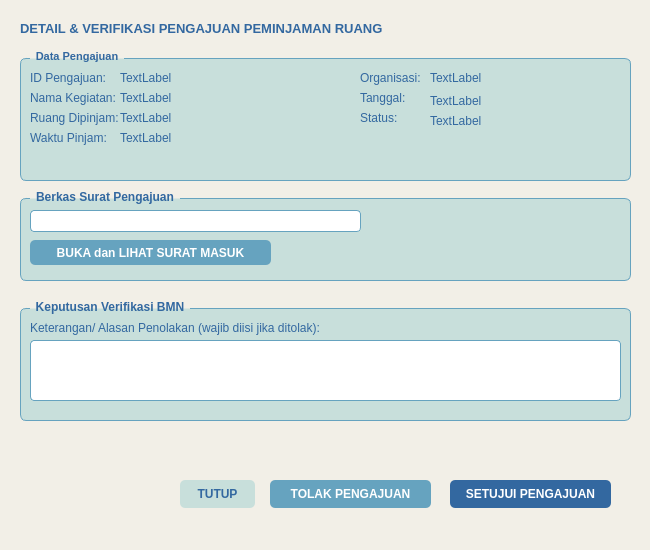
<?xml version="1.0" encoding="UTF-8"?>
<ui version="4.0">
 <class>Dialog</class>
 <widget class="QDialog" name="Dialog">
  <property name="geometry">
   <rect>
    <x>0</x>
    <y>0</y>
    <width>650</width>
    <height>550</height>
   </rect>
  </property>
  <property name="windowTitle">
   <string>Detail &amp; Verifikasi Pengajuan</string>
  </property>
  <property name="styleSheet">
   <string notr="true">QDialog#Dialog {
    background-color: #F2EFE7;
}</string>
  </property>
  <widget class="QLabel" name="label">
   <property name="geometry">
    <rect>
     <x>20</x>
     <y>20</y>
     <width>381</width>
     <height>16</height>
    </rect>
   </property>
   <property name="font">
    <font>
     <pointsize>10</pointsize>
     <weight>75</weight>
     <bold>true</bold>
    </font>
   </property>
   <property name="styleSheet">
    <string notr="true">color: #3368A0;</string>
   </property>
   <property name="text">
    <string>DETAIL &amp; VERIFIKASI PENGAJUAN PEMINJAMAN RUANG</string>
   </property>
  </widget>
  <widget class="QGroupBox" name="groupBox">
   <property name="geometry">
    <rect>
     <x>20</x>
     <y>50</y>
     <width>611</width>
     <height>131</height>
    </rect>
   </property>
   <property name="font">
    <font>
     <pointsize>8</pointsize>
     <weight>75</weight>
     <bold>true</bold>
    </font>
   </property>
   <property name="styleSheet">
    <string notr="true">QGroupBox {
    background-color: #C8DFDB;
    border: 1px solid #66A3BF;
    border-radius: 6px;
    margin-top: 8px;
    color: #3368A0;
}
QGroupBox::title {
    subcontrol-origin: margin;
    left: 10px;
    padding: 0 4px;
}
QLabel {
    color: #3368A0;
}</string>
   </property>
   <property name="title">
    <string>Data Pengajuan</string>
   </property>
   <widget class="QLabel" name="label_2">
    <property name="geometry">
     <rect>
      <x>10</x>
      <y>20</y>
      <width>81</width>
      <height>16</height>
     </rect>
    </property>
    <property name="text">
     <string>ID Pengajuan:</string>
    </property>
   </widget>
   <widget class="QLabel" name="label_3">
    <property name="geometry">
     <rect>
      <x>10</x>
      <y>40</y>
      <width>91</width>
      <height>16</height>
     </rect>
    </property>
    <property name="text">
     <string>Nama Kegiatan:</string>
    </property>
   </widget>
   <widget class="QLabel" name="label_4">
    <property name="geometry">
     <rect>
      <x>10</x>
      <y>60</y>
      <width>91</width>
      <height>16</height>
     </rect>
    </property>
    <property name="text">
     <string>Ruang Dipinjam:</string>
    </property>
   </widget>
   <widget class="QLabel" name="label_5">
    <property name="geometry">
     <rect>
      <x>10</x>
      <y>80</y>
      <width>91</width>
      <height>16</height>
     </rect>
    </property>
    <property name="text">
     <string>Waktu Pinjam:</string>
    </property>
   </widget>
   <widget class="QLabel" name="label_6">
    <property name="geometry">
     <rect>
      <x>100</x>
      <y>20</y>
      <width>201</width>
      <height>16</height>
     </rect>
    </property>
    <property name="text">
     <string>TextLabel</string>
    </property>
   </widget>
   <widget class="QLabel" name="label_7">
    <property name="geometry">
     <rect>
      <x>100</x>
      <y>40</y>
      <width>211</width>
      <height>16</height>
     </rect>
    </property>
    <property name="text">
     <string>TextLabel</string>
    </property>
   </widget>
   <widget class="QLabel" name="label_8">
    <property name="geometry">
     <rect>
      <x>100</x>
      <y>60</y>
      <width>221</width>
      <height>16</height>
     </rect>
    </property>
    <property name="text">
     <string>TextLabel</string>
    </property>
   </widget>
   <widget class="QLabel" name="label_9">
    <property name="geometry">
     <rect>
      <x>100</x>
      <y>80</y>
      <width>171</width>
      <height>16</height>
     </rect>
    </property>
    <property name="text">
     <string>TextLabel</string>
    </property>
   </widget>
   <widget class="QLabel" name="label_10">
    <property name="geometry">
     <rect>
      <x>340</x>
      <y>20</y>
      <width>71</width>
      <height>16</height>
     </rect>
    </property>
    <property name="text">
     <string>Organisasi:</string>
    </property>
   </widget>
   <widget class="QLabel" name="label_11">
    <property name="geometry">
     <rect>
      <x>340</x>
      <y>40</y>
      <width>51</width>
      <height>16</height>
     </rect>
    </property>
    <property name="text">
     <string>Tanggal:</string>
    </property>
   </widget>
   <widget class="QLabel" name="label_12">
    <property name="geometry">
     <rect>
      <x>340</x>
      <y>60</y>
      <width>51</width>
      <height>16</height>
     </rect>
    </property>
    <property name="text">
     <string>Status:</string>
    </property>
   </widget>
   <widget class="QLabel" name="label_13">
    <property name="geometry">
     <rect>
      <x>410</x>
      <y>20</y>
      <width>151</width>
      <height>16</height>
     </rect>
    </property>
    <property name="text">
     <string>TextLabel</string>
    </property>
   </widget>
   <widget class="QLabel" name="label_14">
    <property name="geometry">
     <rect>
      <x>410</x>
      <y>40</y>
      <width>181</width>
      <height>21</height>
     </rect>
    </property>
    <property name="text">
     <string>TextLabel</string>
    </property>
   </widget>
   <widget class="QLabel" name="label_15">
    <property name="geometry">
     <rect>
      <x>410</x>
      <y>60</y>
      <width>181</width>
      <height>21</height>
     </rect>
    </property>
    <property name="text">
     <string>TextLabel</string>
    </property>
   </widget>
  </widget>
  <widget class="QGroupBox" name="groupBox_2">
   <property name="geometry">
    <rect>
     <x>20</x>
     <y>190</y>
     <width>611</width>
     <height>91</height>
    </rect>
   </property>
   <property name="font">
    <font>
     <weight>75</weight>
     <bold>true</bold>
    </font>
   </property>
   <property name="styleSheet">
    <string notr="true">QGroupBox {
    background-color: #C8DFDB;
    border: 1px solid #66A3BF;
    border-radius: 6px;
    margin-top: 8px;
    color: #3368A0;
}
QGroupBox::title {
    subcontrol-origin: margin;
    left: 10px;
    padding: 0 4px;
}</string>
   </property>
   <property name="title">
    <string>Berkas Surat Pengajuan</string>
   </property>
   <widget class="QLineEdit" name="lineEdit">
    <property name="geometry">
     <rect>
      <x>10</x>
      <y>20</y>
      <width>331</width>
      <height>22</height>
     </rect>
    </property>
    <property name="styleSheet">
     <string notr="true">background-color: #FFFFFF;
border: 1px solid #66A3BF;
border-radius: 4px;
padding-left: 5px;</string>
    </property>
   </widget>
   <widget class="QPushButton" name="pushButton">
    <property name="geometry">
     <rect>
      <x>10</x>
      <y>50</y>
      <width>241</width>
      <height>25</height>
     </rect>
    </property>
    <property name="styleSheet">
     <string notr="true">QPushButton {
    background-color: #66A3BF;
    color: #FFFFFF;
    border-radius: 5px;
    font-weight: bold;
}
QPushButton:hover {
    background-color: #3368A0;
}</string>
    </property>
    <property name="text">
     <string>BUKA dan LIHAT SURAT MASUK</string>
    </property>
   </widget>
  </widget>
  <widget class="QGroupBox" name="groupBox_3">
   <property name="geometry">
    <rect>
     <x>20</x>
     <y>300</y>
     <width>611</width>
     <height>121</height>
    </rect>
   </property>
   <property name="font">
    <font>
     <weight>75</weight>
     <bold>true</bold>
    </font>
   </property>
   <property name="styleSheet">
    <string notr="true">QGroupBox {
    background-color: #C8DFDB;
    border: 1px solid #66A3BF;
    border-radius: 6px;
    margin-top: 8px;
    color: #3368A0;
}
QGroupBox::title {
    subcontrol-origin: margin;
    left: 10px;
    padding: 0 4px;
}
QLabel {
    color: #3368A0;
}</string>
   </property>
   <property name="title">
    <string>Keputusan Verifikasi BMN</string>
   </property>
   <widget class="QTextEdit" name="textEdit">
    <property name="geometry">
     <rect>
      <x>10</x>
      <y>40</y>
      <width>591</width>
      <height>61</height>
     </rect>
    </property>
    <property name="styleSheet">
     <string notr="true">background-color: #FFFFFF;
border: 1px solid #66A3BF;
border-radius: 4px;
padding: 4px;</string>
    </property>
   </widget>
   <widget class="QLabel" name="label_16">
    <property name="geometry">
     <rect>
      <x>10</x>
      <y>20</y>
      <width>291</width>
      <height>16</height>
     </rect>
    </property>
    <property name="text">
     <string>Keterangan/ Alasan Penolakan (wajib diisi jika ditolak):</string>
    </property>
   </widget>
  </widget>
  <widget class="QPushButton" name="pushButton_2">
   <property name="geometry">
    <rect>
     <x>180</x>
     <y>480</y>
     <width>75</width>
     <height>28</height>
    </rect>
   </property>
   <property name="styleSheet">
    <string notr="true">QPushButton {
    background-color: #C8DFDB;
    color: #3368A0;
    border-radius: 5px;
    font-weight: bold;
}
QPushButton:hover {
    background-color: #66A3BF;
    color: #FFFFFF;
}</string>
   </property>
   <property name="text">
    <string>TUTUP</string>
   </property>
   <property name="icon">
    <iconset>
     <normaloff>../icon/back-button.png</normaloff>../icon/back-button.png</iconset>
   </property>
  </widget>
  <widget class="QPushButton" name="pushButton_3">
   <property name="geometry">
    <rect>
     <x>270</x>
     <y>480</y>
     <width>161</width>
     <height>28</height>
    </rect>
   </property>
   <property name="styleSheet">
    <string notr="true">QPushButton {
    background-color: #66A3BF;
    color: #FFFFFF;
    border-radius: 5px;
    font-weight: bold;
}
QPushButton:hover {
    background-color: #3368A0;
}</string>
   </property>
   <property name="text">
    <string>TOLAK PENGAJUAN</string>
   </property>
   <property name="icon">
    <iconset>
     <normaloff>../icon/close.png</normaloff>../icon/close.png</iconset>
   </property>
  </widget>
  <widget class="QPushButton" name="pushButton_4">
   <property name="geometry">
    <rect>
     <x>450</x>
     <y>480</y>
     <width>161</width>
     <height>28</height>
    </rect>
   </property>
   <property name="styleSheet">
    <string notr="true">QPushButton {
    background-color: #3368A0;
    color: #FFFFFF;
    border-radius: 5px;
    font-weight: bold;
}
QPushButton:hover {
    background-color: #66A3BF;
}</string>
   </property>
   <property name="text">
    <string>SETUJUI PENGAJUAN</string>
   </property>
   <property name="icon">
    <iconset>
     <normaloff>../icon/resume.png</normaloff>../icon/resume.png</iconset>
   </property>
  </widget>
 </widget>
 <resources/>
 <connections/>
</ui>
